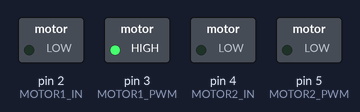
Recording of a sketch running on a simulated Arduino Uno, built with avr-gcc and run on an emulated ATmega328P. Shown: switched loads named in the sketch (green lamp = pin HIGH).

Above: at 0.1 s.
At 2.1 s:
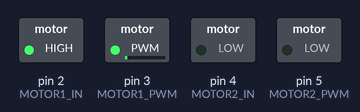
At 4.1 s:
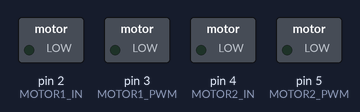
Timing chart, 0 to 5.6 s (numbered marks = the images above):
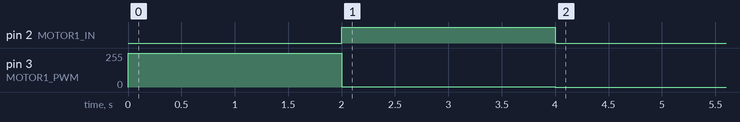

The sketch:

Brushed_DC_Motors_1.ino
```cpp
const int MOTOR1_IN = 2;
const int MOTOR1_PWM = 3;
const int MOTOR2_IN = 4;
const int MOTOR2_PWM = 5;

void setup(){
  pinMode(MOTOR1_IN, OUTPUT);
  pinMode(MOTOR1_PWM, OUTPUT);
  pinMode(MOTOR2_IN, OUTPUT);
  pinMode(MOTOR2_PWM, OUTPUT);
  Serial.begin(9600);

  //Spin in one direciton
  analogWrite(MOTOR1_PWM, 255);
  digitalWrite(MOTOR1_IN, 0);
  delay(2000);

  //Spin in opposite direction
  analogWrite(MOTOR1_PWM, -255);
  digitalWrite(MOTOR1_IN, 1);
  delay(2000);

  //Stop motors
  analogWrite(MOTOR1_PWM, 0);
  digitalWrite(MOTOR1_IN, 0);

}
void loop(){

}
```
